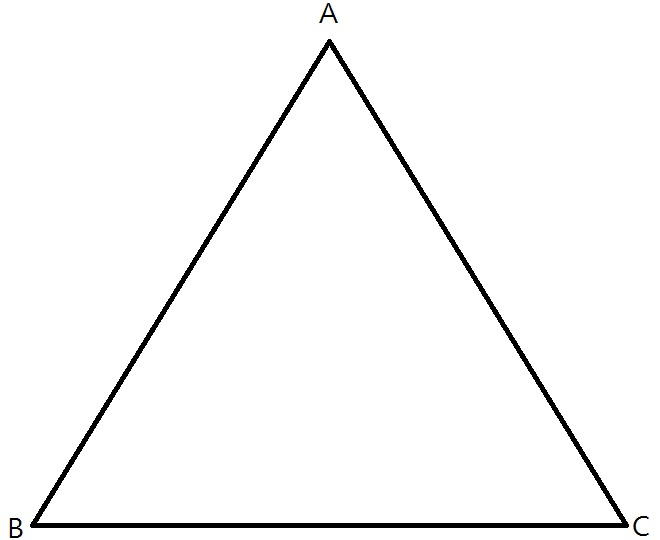
#> input picture triangle.jpg, 660 x 540 px
$ python Warping.py
#> lines starting #> are read from the running program, lines starting #| are printed output that depends on the picture
from copy import copy
from tkinter import Y
from turtle import clone
import cv2
import numpy as np
import os
preset_women = [
    [[23,67],[28,90]],
    [[32,135],[25,158]],
    [[45,67],[45,88]],
    [[48,135],[48,158]],
    [[56,35],[145,50]],
    [[56,180],[150,165]],
    [[148,60],[185,68]],
    [[155,163],[185,160]],
    [[35,115],[95,115]],
    [[130,90],[130,135]]
]
preset_cheetah = [
    [[12,30],[10,60]],
    [[10,195],[12,230]],
    [[20,45],[20,75]],
    [[20,185],[20,213]],
    [[20,3],[150,3]],
    [[20,250],[150,250]],
    [[165,3],[185,3]],
    [[165,250],[185,250]],
    [[25,128],[160,128]],
    [[180,90],[180,170]],
]
preset_A = [
    [[193, 100],[185, 134]],
    [[183, 192], [183, 225]],
    [[209, 112], [207, 142]],
    [[203, 190], [198, 222]],
    [[200, 69], [288, 97]],
    [[191, 252], [274, 237]],
    [[292, 109], [327, 158]],
    [[277, 238], [325, 188]],
    [[193, 167], [240, 169]],
    [[280, 150], [275, 194]]
]
preset_B = [
    [[174, 99], [173, 134]],
    [[170, 183], [163, 229]],
    [[186, 108], [193, 141]],
    [[190, 188], [183, 220]],
    [[173, 74], [281, 101]],
    [[169, 252], [271, 232]],
    [[288, 110], [320, 160]],
    [[281, 228], [317, 190]],
    [[181, 163], [235, 170]],
    [[271, 141], [271, 194]]
]
preset_C = [
    [[178, 87], [177, 129]],
    [[174, 167], [170, 211]],
    [[197, 96], [195, 124]],
    [[189, 172], [187, 205]],
    [[178, 70], [275, 92]],
    [[173, 240], [265, 227]],
    [[284, 98], [310, 157]],
    [[273, 227], [312, 172]],
    [[185, 152], [229, 155]],
    [[263, 125], [259, 189]]
]
class Image:

    def __init__(self,imgPath):
        self.imgPath = imgPath
        self.L1 = []
        self.L2 = 0
        self.state = 0
        self.img = self.read_img()
        self.drawImg = self.img.copy()

    # [22 lines left out: functions draw_line, mouse, not called in this run]

    def read_img(self):
        return cv2.imread(self.imgPath)

    def resize(self,size):
        self.img = cv2.resize(self.img,size)

    def shape(self):
        return self.img.shape

    def lShape(self):
        return self.L1.shape

    # [120 lines left out: functions perpendicular, transform, warping, not called in this run]

    def save(self,name):
        cv2.imwrite(name,self.img)

    # [85 lines left out: functions show, morphing, base, animation, not called in this run]

triangle_src = cv2.imread('triangle.jpg')
#> triangle_src is the input picture: shape (540, 660, 3); mean B, G, R 248.6, 248.6, 248.6
triangle_show = copy(triangle_src)
weights = np.zeros(3,np.float32)

# [68 lines left out: functions cal_triangle, triangle_mouse, multiple_morphing, not called in this run]


if __name__ == '__main__':

    draw_line = False # Whether draw line by yourself,True for draw,False for preset line segment
    isBase = False  # Whether run base or not , True for run base
    isAnimation = False # Whether run animation or not , True for run animation
    isRebuildAnimation = False # If run animation , rebuild animation or run pre-build animation , True for rebuild animation
    isMultipleMorphing = True # Whether run multiple morphing or not , True for run multiple morphing


    women = Image('women.jpg')
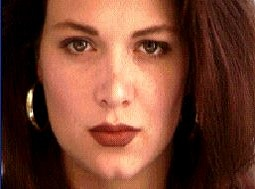
#> input picture women.jpg, 255 x 189 px
#> in read_img, returned value is the input picture: shape (189, 255, 3); mean B, G, R 49.3, 67, 116.7
    women.L1 = preset_women
    cheetah = Image('cheetah.jpg')
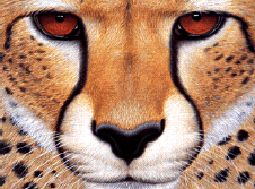
#> input picture cheetah.jpg, 255 x 189 px
#> in read_img, returned value is the input picture: shape (189, 255, 3); mean B, G, R 110.5, 133.8, 174.5
    cheetah.L1 = preset_cheetah
    if draw_line:
        women.draw_line()
        cheetah.draw_line()

    if isBase:
        base(women,cheetah) # basic morphing

    if isAnimation:
        step = 10
        size = (375,323)
        if isRebuildAnimation:
            A = Image('A.jpg')
            A.resize(size)
            A.L1 = preset_A
            B = Image('B.jpg')
            B.resize(size)
            B.L1 = preset_B
            C = Image('C.jpg')
            C.resize(size)
            C.L1 = preset_C
            if draw_line:
                A.draw_line()
                B.draw_line()
                C.draw_line()
            imgs = [A,B,C,A]
            animation(imgs,step,True,True,'animation') # morphing animation
        else:
            animation(step = step)

    if isMultipleMorphing:
        size = (375,323)
        if not (isAnimation and isRebuildAnimation):
            A = Image('A.jpg')
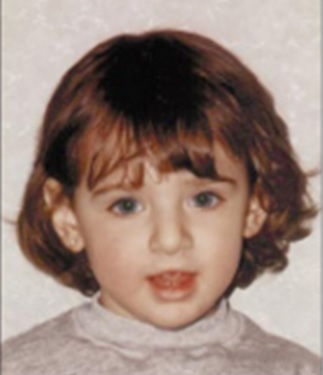
#> input picture A.jpg, 323 x 375 px
#> in read_img, returned value is the input picture: shape (375, 323, 3); mean B, G, R 123.4, 132.7, 154
            A.resize(size)
#> in resize, `self.img = cv2.resize(self.img,size)`:
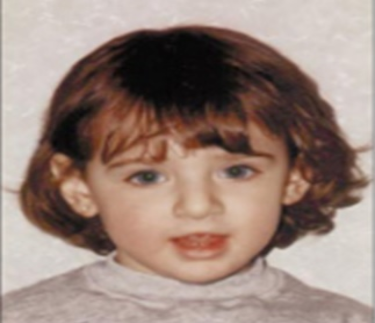
#> self.img: shape (323, 375, 3); mean B, G, R 123.3, 132.6, 153.8
            A.L1 = preset_A
            B = Image('B.jpg')
#> (the run stopped early here; a loop or call above may not have finished)
